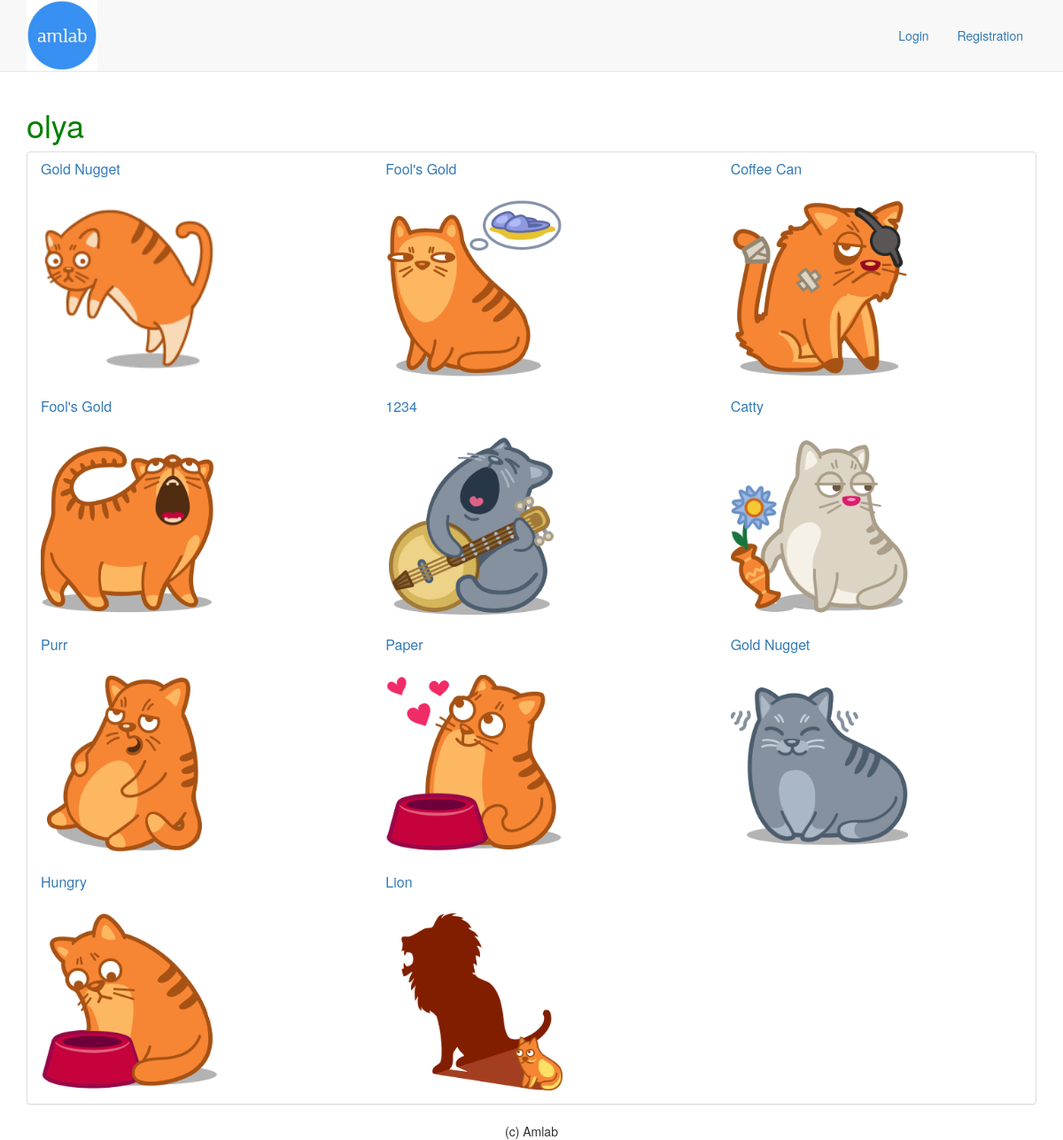
/user/olya/, run on an earlier commit of the app's database.
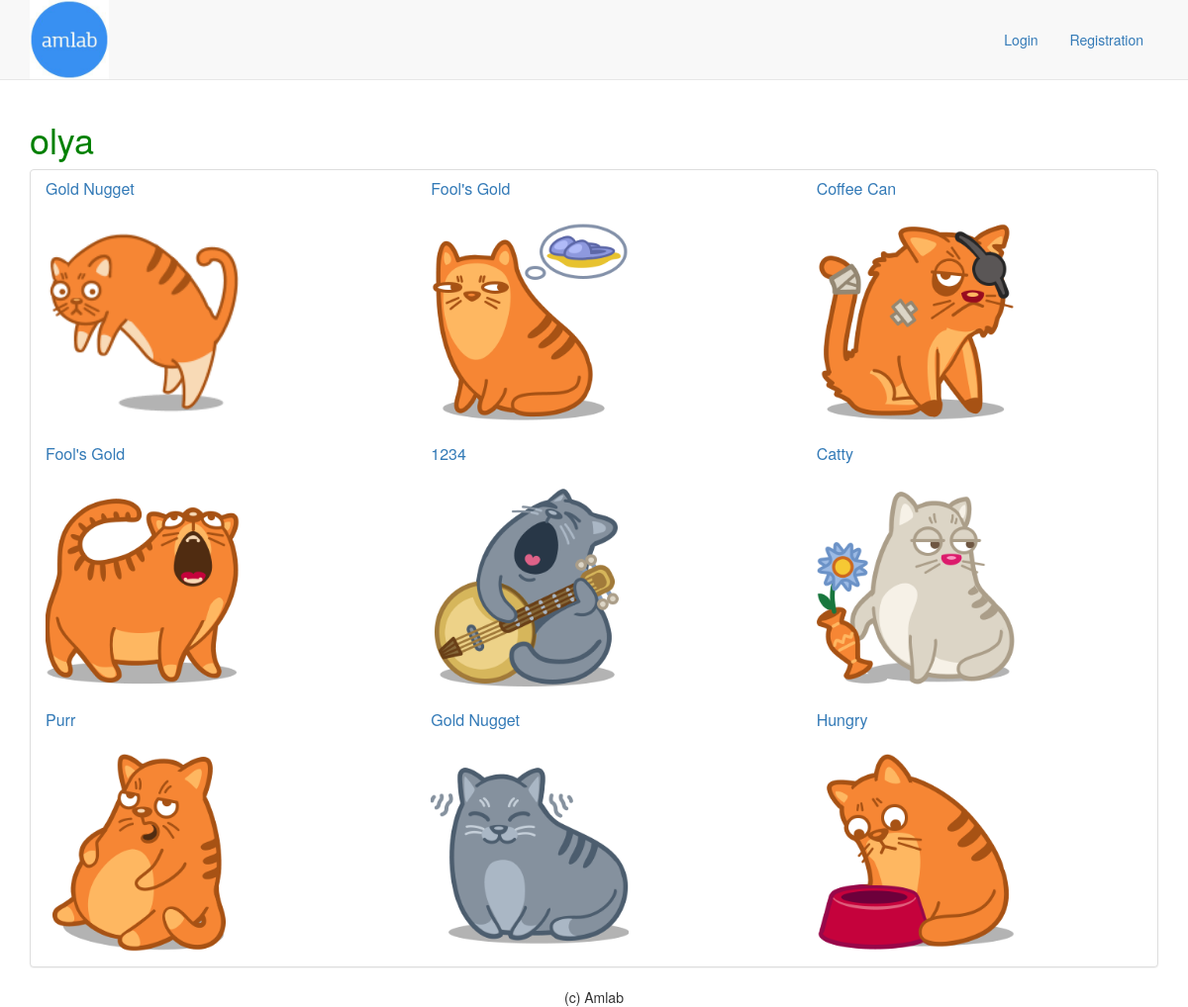
And on a later commit of the database.
### main_app/models.py (models this page shows, shortened)
class Treasure(models.Model):
    user = models.ForeignKey(User)
    name = models.CharField(max_length=100)
    value = models.DecimalField(max_digits=10, decimal_places=2)
    material = models.CharField(max_length=100)
    location = models.CharField(max_length=100)
    image = models.ImageField(upload_to='treasure_images', default='treasure_images/default.png')
    likes = models.IntegerField(default=0)

### main_app/views.py (the view)
# urls.py: url(r'^user/(\w+)/$', views.profile, name='profile'),
def profile(request, username):
    user = User.objects.get(username=username)
    treasures = Treasure.objects.filter(user=user)
    return render(request, 'profile.html', {'username': username, 'treasures': treasures})

### main_app/templates/profile.html
{% extends 'base.html' %}
{% block content %}
    <h1>{{ username }}</h1>
    <div class="treasure panel panel-default">
        <div class="row">
            {% for t in treasures %}
                <div class="col-md-4">
                    <a href="/{{ t.id}}">
                        <div class="panel-heading">
                            <h2 class="panel-title">{{ t.name }}</h2>
                         </div>
                        <div class="panel-body">
                            <img src="{{ t.image.url }}" height="200" />
                        </div>
                    </a>
                </div>
                {% if forloop.counter|divisibleby:3 %}
                    </div><div class="row">
                {% endif %}
            {% endfor %}
        </div>
    </div>
{% endblock %}

What changed in the data, as far as the page shows it:
no longer on this page (row edited): Treasure: name "Paper", image (picture)
no longer on this page (row edited): Treasure: name "Lion", image (picture)
